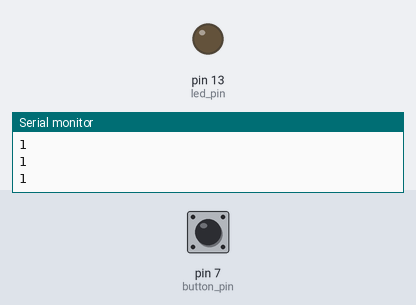
The sketch below on a simulated Arduino Uno, built with avr-gcc and run on an emulated ATmega328P. Shown: output pins drawn as LEDs (lit = HIGH), the last lines printed to the serial monitor. Inputs (shaded band) come from the test bench; at power-on: pin 7 (button_pin) HIGH.

Above: at 1.2 s.
1.3 s: pin 7 (button_pin) pulled LOW for 0.15 s
At 1.5 s:
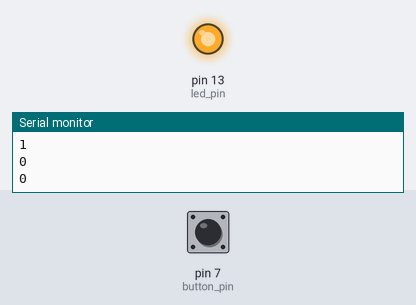
3.1 s: pin 7 (button_pin) pulled LOW for 3.2 s
At 7.2 s:
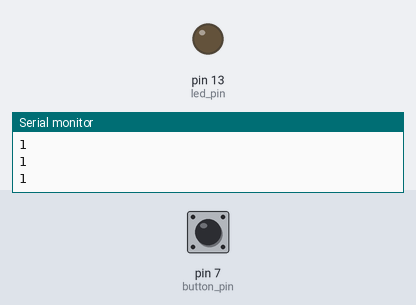
Timing chart, 0 to 8.7 s (numbered marks = the images above; inputs shaded):
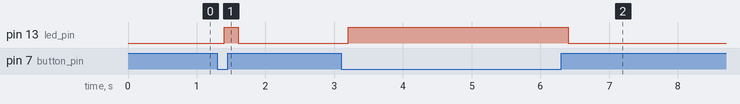

Measured:
- after the input at 1.3 s, pin 13 (led_pin): LOW → HIGH after 0.10 s, → LOW 0.20 s later
- after the input at 3.1 s, pin 13 (led_pin): LOW → HIGH after 0.10 s, → LOW 3.2 s later

The sketch:

Button_LED.ino
```cpp
//Buttons and LED
// by PiyerX

#define button_pin 7
#define led_pin 13
int button_value;

void setup() {
  Serial.begin(9600);
  pinMode(button_pin, INPUT);
  pinMode(led_pin, OUTPUT);
}

void loop() {
  button_value = digitalRead(button_pin);
  Serial.println(button_value);
  delay(100);
  if (button_value == 0){
    digitalWrite(led_pin, HIGH);
  }
  else{
    digitalWrite(led_pin, 0);
  }
}
```
